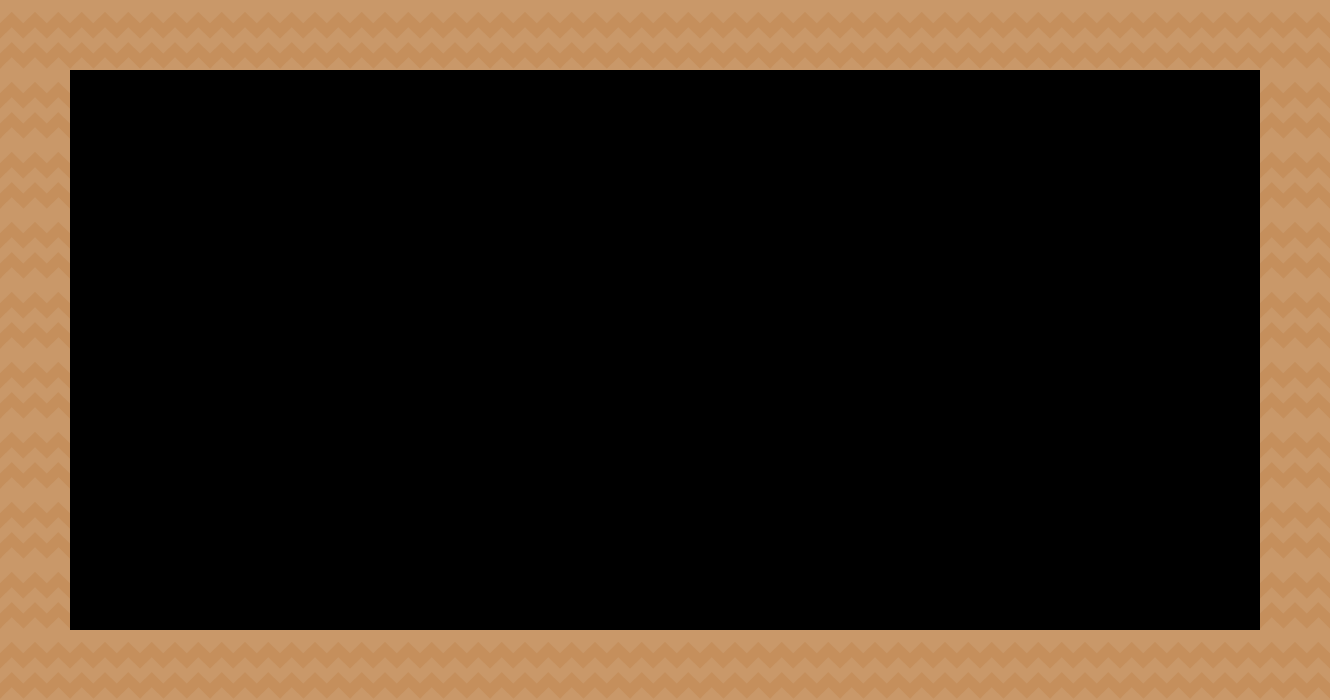

A level layout from a 2D game, rendered from its tile map. Below: a short description, then the map file with tile-grid data replaced by summaries:
An orthogonal 19x10 tile map with 70x70 px tiles, 1 tile layer (Tile Layer 1), 2 tilesets and 5 objects.

<map version="1.0" orientation="orthogonal" renderorder="right-down" width="19" height="10" tilewidth="70" tileheight="70" nextobjectid="6">
 <tileset firstgid="1" name="tiles_spritesheet" tilewidth="70" tileheight="70" spacing="2" tilecount="156">
  <image source="tiles_spritesheet.png" width="914" height="936" />
 </tileset>
 <tileset firstgid="157" name="item_persSpriteSheet" tilewidth="70" tileheight="70" spacing="2" tilecount="100">
  <image source="item_persSpriteSheet.png" width="720" height="720" />
 </tileset>
 <layer name="Tile Layer 1" width="19" height="10">
  <data>[190 cells, 54 non-empty, 1 distinct tile ids]</data>
 </layer>
 <objectgroup name="Object Layer 1" width="1232" height="41">
  <object id="1" x="32" y="27" width="1232" height="41" />
  <object id="2" x="21" y="63" width="46" height="574" />
  <object id="3" x="55" y="633" width="1150" height="31" />
  <object id="4" x="1184" y="631" width="127" height="36" />
  <object id="5" x="1258" y="18" width="43" height="611" />
 </objectgroup>
</map>
